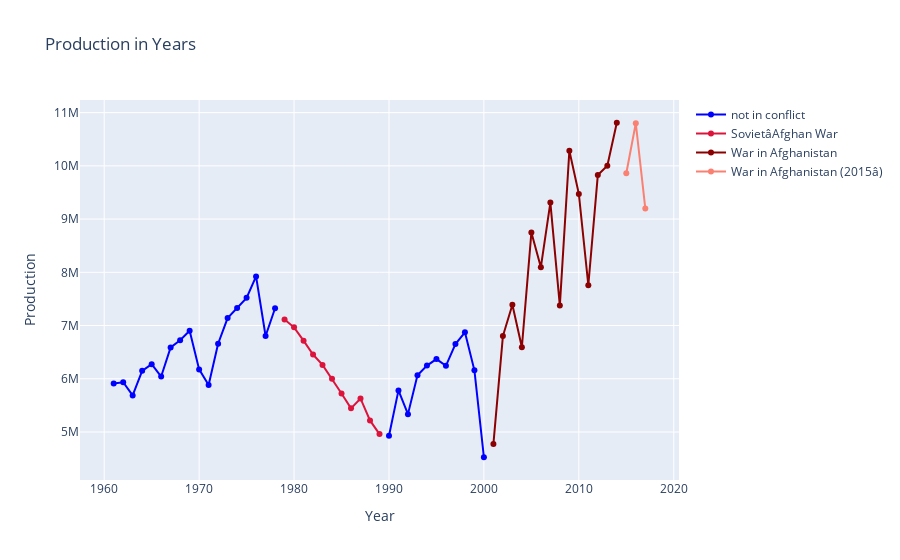

Write notebook code for a chart like this one.
### Code cell
fig = go.Figure()

fig.add_trace(go.Scatter( x=prod_no_war["year"], y=prod_no_war["value_crop"],
                    mode='lines+markers',
                    name='not in conflict',
                    connectgaps=False,
                    line=dict(color='blue', width=2)))

for i in range(len(list_conflicts)):
    prod_war = dfs[i]
    fig.add_trace(go.Scatter( x=prod_war["year"], y=prod_war["value_crop"],
                    mode='lines+markers',
                    name=list_conflicts[i],
                    connectgaps=False,
                    line=dict(color=colors_list[i], width=2)))


fig.update_layout(title='Production in Years',
                   xaxis_title='Year',
                   yaxis_title='Production')
              
fig.show()

### Figure 1 — Plotly figure (JSON) as saved in the notebook; plotly's stock layout.template omitted (floating-point values rounded to 4 significant figures)
{"data": [{"connectgaps": false, "line": {"color": "blue", "width": 2}, "mode": "lines+markers", "name": "not in conflict", "type": "scatter", "x": ["1961-01-01", "1962-01-01", "1963-01-01", "1964-01-01", "1965-01-01", "1966-01-01", "1967-01-01", "1968-01-01", "1969-01-01", "1970-01-01", "1971-01-01", "1972-01-01", "1973-01-01", "1974-01-01", "1975-01-01", "1976-01-01", "1977-01-01", "1978-01-01", "1979-01-01", "1980-01-01", "1981-01-01", "1982-01-01", "1983-01-01", "1984-01-01", "1985-01-01", "1986-01-01", "1987-01-01", "1988-01-01", "1989-01-01", "1990-01-01", "1991-01-01", "1992-01-01", "1993-01-01", "1994-01-01", "1995-01-01", "1996-01-01", "1997-01-01", "1998-01-01", "1999-01-01", "2000-01-01", "2001-01-01", "2002-01-01", "2003-01-01", "2004-01-01", "2005-01-01", "2006-01-01", "2007-01-01", "2008-01-01", "2009-01-01", "2010-01-01", "2011-01-01", "2012-01-01", "2013-01-01", "2014-01-01", "2015-01-01", "2016-01-01", "2017-01-01"], "y": [5909080, 5934534, 5686583, 6147934, 6274668, 6041771, 6587527, 6724021, 6902583, 6175993, 5884188, 6658349, 7139534, 7328859, 7519993, 7923378, 6802964, 7325291, null, null, null, null, null, null, null, null, null, null, null, 4927784, 5781032, 5335220, 6065099, 6247869, 6369866, 6243198, 6650599, 6872681, 6158225, 4525040, null, null, null, null, null, null, null, null, null, null, null, null, null, null, null, null, null]}, {"connectgaps": false, "line": {"color": "rgb(220,20,60)", "width": 2}, "mode": "lines+markers", "name": "SovietâAfghan War", "type": "scatter", "x": ["1979-01-01", "1980-01-01", "1981-01-01", "1982-01-01", "1983-01-01", "1984-01-01", "1985-01-01", "1986-01-01", "1987-01-01", "1988-01-01", "1989-01-01"], "y": [7114380, 6966106, 6715254, 6455036, 6259991, 6000580, 5722984, 5443979, 5629412, 5217483, 4960269]}, {"connectgaps": false, "line": {"color": "rgb(139,0,0)", "width": 2}, "mode": "lines+markers", "name": "War in Afghanistan", "type": "scatter", "x": ["2001-01-01", "2002-01-01", "2003-01-01", "2004-01-01", "2005-01-01", "2006-01-01", "2007-01-01", "2008-01-01", "2009-01-01", "2010-01-01", "2011-01-01", "2012-01-01", "2013-01-01", "2014-01-01"], "y": [4776265, 6801890, 7391178, 6592152, 8749275, 8097004, 9309367, 7374494, 10282548, 9472974, 7756875, 9827094, 10001966, 10809792]}, {"connectgaps": false, "line": {"color": "rgb(250,128,114)", "width": 2}, "mode": "lines+markers", "name": "War in Afghanistan (2015â)", "type": "scatter", "x": ["2015-01-01", "2016-01-01", "2017-01-01"], "y": [9860308, 10800514, 9199215]}], "layout": {"autosize": true, "title": {"text": "Production in Years"}, "xaxis": {"autorange": true, "range": ["1957-06-17 06:42:52.8532", "2020-07-17 17:17:07.1468"], "title": {"text": "Year"}, "type": "date"}, "yaxis": {"autorange": true, "range": [4065000.0, 11270000.0], "title": {"text": "Production"}, "type": "linear"}}}
